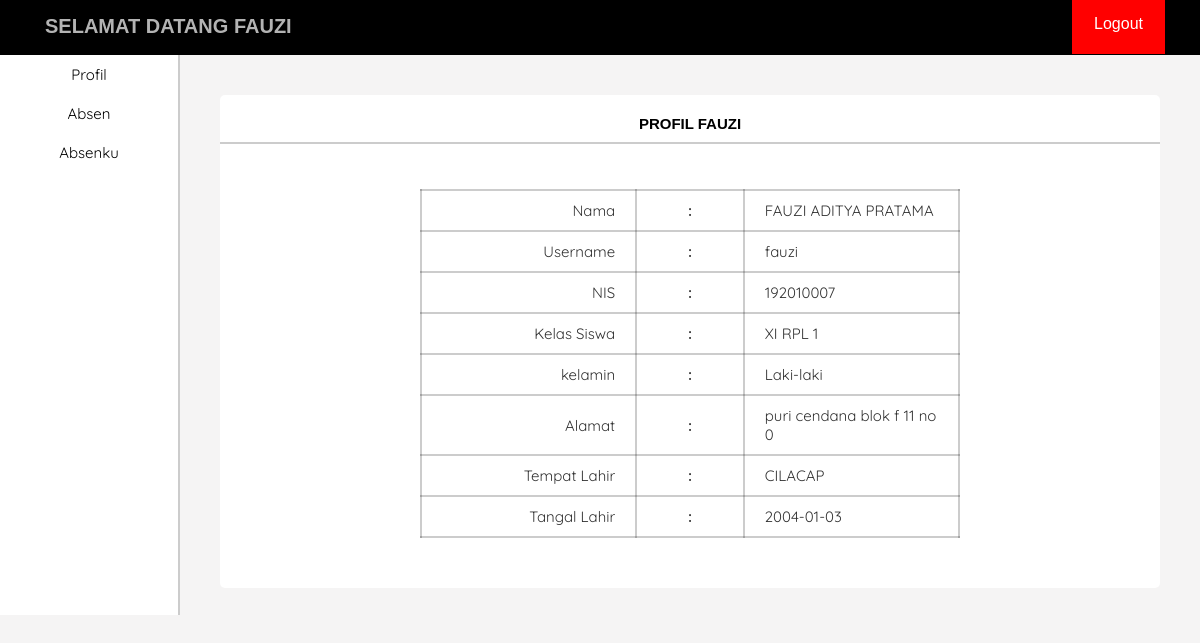
/USER/user.php (signed in), run on the app's committed database.
### tables this page shows
CREATE TABLE `tambah_siswa` (
  `id` int(11) NOT NULL,
  `username` varchar(10) NOT NULL,
  `nama_siswa` varchar(100) NOT NULL,
  `nis` varchar(15) NOT NULL,
  `kelas_siswa` varchar(100) NOT NULL,
  `kelamin` enum('L','P') NOT NULL,
  `alamat` text NOT NULL,
  `tempat_lahir` varchar(20) NOT NULL,
  `tanggal_lahir` date NOT NULL DEFAULT current_timestamp()
);

### USER/user.php (the view, shortened to what this page needs)
<?php
require '../ADMIN/function.php';
?>
<!DOCTYPE html>
<html lang="en">
<head>
    <link rel="stylesheet" href="../CSS/style_admin.css">
    <link rel="stylesheet" href="../CSS/style_user.css">
    <link rel="stylesheet" href="https://cdnjs.cloudflare.com/ajax/libs/font-awesome/5.15.1/css/all.min.css">
</head>
<body>
    <header>
        <div class="title">
            <h1>SELAMAT DATANG <?php echo $_SESSION['nama']; ?></h1>
        </div>
        <div class="logout">
            <a href="../logout.php">Logout</a>
        </div>
    </header>
    <main>
        <aside>
            <div class="aside">
                <ul>
                    <a href="./user.php"><li>Profil</li></a>
                    <a href="./absen.php"><li>Absen</li></a>
                    <a href="./daftarAbsen.php"><li>Absenku</li></a>
                </ul>
            </div>
        </aside>
        <div class="container">
            <div class="card">
            <h1>PROFIL <?php echo $_SESSION['nama']; ?></h1>
                <?php
                    $nama = $_SESSION['nama'];
                    $result = mysqli_query($conn, "SELECT * FROM tambah_siswa WHERE username = '$nama' ");
                    $cek = mysqli_fetch_assoc($result);
                    $kelamin = $cek['kelamin'];
                    if($kelamin == 'L'){
                        $kelamin = "Laki-laki";
                    }
                    elseif($kelamin == 'P'){
                        $kelamin = "Perempuan";
                    }
                ?>
                <div class="profile-admin">
                    <table class="table" border="1">
                        <tr>
                            <td>Nama</td>
                            <td class="profile-tengah">:</td>
                            <td class="profile-kanan"><?php echo $cek['nama_siswa'] ?></td>
                        </tr>
                        <tr>
                            <td>Username</td>
                            <td class="profile-tengah">:</td>
                            <td class="profile-kanan"><?php echo $cek['username'] ?></td>
                        </tr>
                        <tr>
                            <td>NIS</td>
                            <td class="profile-tengah">:</td>
                            <td class="profile-kanan"><?php echo $cek['nis'] ?></td>
                        </tr>
                        <tr>
                            <td>Kelas Siswa</td>
                            <td class="profile-tengah">:</td>
                            <td class="profile-kanan"><?php echo $cek['kelas_siswa'] ?></td>
                        </tr>
                        <tr>
                            <td>kelamin</td>
                            <td class="profile-tengah">:</td>
                            <td class="profile-kanan"><?php echo $kelamin ?></td>
                        </tr>
                        <tr>
                            <td>Alamat</td>
                            <td class="profile-tengah">:</td>
                            <td class="profile-kanan"><?php echo $cek['alamat'] ?></td>
                        </tr>
                        <tr>
                            <td>Tempat Lahir</td>
                            <td class="profile-tengah">:</td>
                            <td class="profile-kanan"><?php echo $cek['tempat_lahir'] ?></td>
                        </tr>
                        <tr>
                            <td>Tangal Lahir</td>
                            <td class="profile-tengah">:</td>
                            <td class="profile-kanan"><?php echo $cek['tanggal_lahir'] ?></td>
                        </tr>
                    </table>
                </div>
            </div>
        </div>
    </main>
</body>
</html>

### CSS/style_admin.css (style rules this page uses)
* { margin: 0; padding: 0; box-sizing: border-box; }
body { font-family: sans-serif; background-color: #f5f4f4; }
header { width: 100%; height: 55px; background-color: #000; padding: 15px; top: 0; z-index: 10; position: fixed; }
.title h1 { float: left; color: #fff; font-size: 20px; opacity: 0.7; padding-left: 30px; }
.logout { float: right; padding-right: 20px; }
.logout a { padding: 22px; text-decoration: none; color: #fff; background-color: red; }
main { padding-top: 55px; }
aside { position: fixed; width: 15%; height: 560px; float: left; background-color: #fff; border-right: 2px solid rgba(0, 0, 0, 0.2); font-family: 'Quicksand', sans-serif; }
.aside li { text-align: center; font-size: 15px; }
.aside a { color: #000; text-decoration: none; }
.aside ul li { padding: 10px; list-style-type: none; }
.container { width: 85%; padding: 40px; float: right; }
.card { background-color: #fff; border-radius: 5px; }
.card h1 { padding-top: 20px; padding-bottom: 10px; text-align: center; font-size: 15px; border-bottom: 2px solid rgba(0, 0, 0, 0.2); }
.profile-admin { padding: 250px; padding-top: 70px; padding-bottom: 0; }
.table { width: 100%; border-collapse: collapse; border-radius: 20px; }
.table td { width: 40%; text-align: right; padding: 10px; padding-right: 20px; border-collapse: collapse; border: 2px solid rgba(0, 0, 0, 0.1); opacity: 0.8; font-size: 15px; font-family: 'Quicksand', sans-serif; }
.table .profile-kanan { padding-left: 20px; text-align: left; }
.table .profile-tengah { width: 20%; text-align: center; font-weight: bold; padding: 0 20px; }

### CSS/style_user.css (style rules this page uses)
.card { height: 100%; }
.profile-admin { padding: 0 200px; padding-top: 45px; padding-bottom: 50px; }
.table { width: 100%; border-collapse: collapse; border: 2px solid rgba(0, 0, 0, 0.2); border-radius: 20px; }
.table td { text-align: right; padding: 10px; padding-right: 20px; width: 40%; border-collapse: collapse; border: 2px solid rgba(0, 0, 0, 0.2); opacity: 0.8; font-size: 15px; }
.table .profile-kanan { padding-left: 20px; text-align: left; }
.table .profile-tengah { width: 20%; text-align: center; font-weight: bold; padding: 0 20px; }

### data on the page
tambah_siswa: nama_siswa "FAUZI ADITYA PRATAMA", username "fauzi", nis "192010007", kelas_siswa "XI RPL 1", kelamin "Laki-laki", alamat "puri cendana blok f 11 no 0", tempat_lahir "CILACAP", tanggal_lahir "2004-01-03"

### other printed values
$_SESSION['nama'] "FAUZI"
